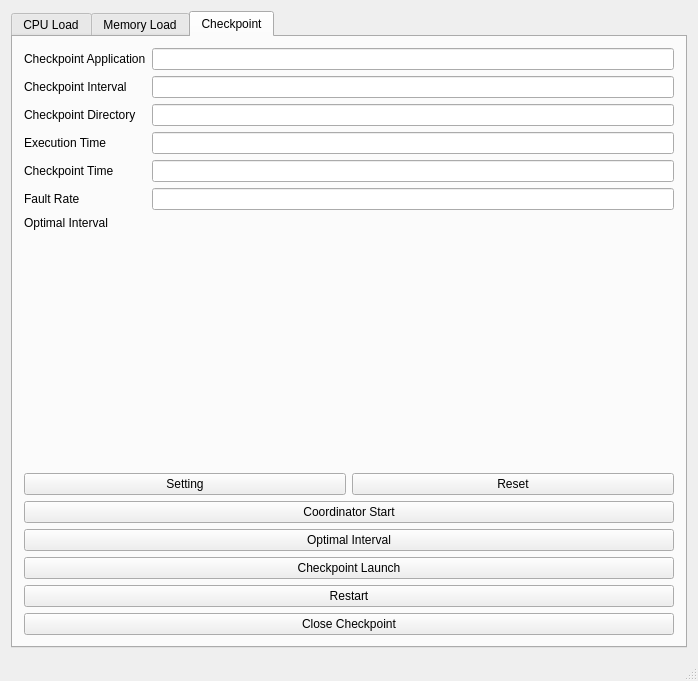
<?xml version="1.0" encoding="UTF-8"?>
<ui version="4.0">
 <class>MainWindow</class>
 <widget class="QMainWindow" name="MainWindow">
  <property name="geometry">
   <rect>
    <x>0</x>
    <y>0</y>
    <width>698</width>
    <height>681</height>
   </rect>
  </property>
  <property name="windowTitle">
   <string>MainWindow</string>
  </property>
  <widget class="QWidget" name="centralWidget">
   <layout class="QGridLayout" name="gridLayout">
    <item row="0" column="0">
     <widget class="QTabWidget" name="tabWidget">
      <property name="currentIndex">
       <number>2</number>
      </property>
      <widget class="QWidget" name="tab_0">
       <attribute name="title">
        <string>CPU Load</string>
       </attribute>
       <layout class="QGridLayout" name="gridLayout_3">
        <item row="0" column="0">
         <layout class="QGridLayout" name="gridLayout_2"/>
        </item>
       </layout>
      </widget>
      <widget class="QWidget" name="tab_1">
       <attribute name="title">
        <string>Memory Load</string>
       </attribute>
       <layout class="QGridLayout" name="gridLayout_5">
        <item row="0" column="0">
         <layout class="QGridLayout" name="gridLayout_4"/>
        </item>
       </layout>
      </widget>
      <widget class="QWidget" name="tab">
       <attribute name="title">
        <string>Checkpoint</string>
       </attribute>
       <layout class="QGridLayout" name="gridLayout_7">
        <property name="sizeConstraint">
         <enum>QLayout::SetNoConstraint</enum>
        </property>
        <item row="0" column="0">
         <layout class="QGridLayout" name="gridLayout_6">
          <item row="3" column="0">
           <widget class="QLabel" name="label_4">
            <property name="text">
             <string>Execution Time</string>
            </property>
           </widget>
          </item>
          <item row="1" column="0">
           <widget class="QLabel" name="label_2">
            <property name="text">
             <string>Checkpoint Interval</string>
            </property>
           </widget>
          </item>
          <item row="2" column="0">
           <widget class="QLabel" name="label_3">
            <property name="text">
             <string>Checkpoint Directory</string>
            </property>
           </widget>
          </item>
          <item row="0" column="0">
           <widget class="QLabel" name="label">
            <property name="text">
             <string>Checkpoint Application</string>
            </property>
           </widget>
          </item>
          <item row="5" column="0">
           <widget class="QLabel" name="label_6">
            <property name="text">
             <string>Fault Rate</string>
            </property>
           </widget>
          </item>
          <item row="4" column="0">
           <widget class="QLabel" name="label_5">
            <property name="text">
             <string>Checkpoint Time</string>
            </property>
           </widget>
          </item>
         </layout>
        </item>
        <item row="0" column="1">
         <layout class="QGridLayout" name="gridLayout_8">
          <item row="4" column="0">
           <widget class="QLineEdit" name="lineEdit_4"/>
          </item>
          <item row="3" column="0">
           <widget class="QLineEdit" name="lineEdit_3"/>
          </item>
          <item row="1" column="0">
           <widget class="QLineEdit" name="lineEdit"/>
          </item>
          <item row="5" column="0">
           <widget class="QLineEdit" name="lineEdit_5"/>
          </item>
          <item row="2" column="0">
           <widget class="QLineEdit" name="lineEdit_2"/>
          </item>
          <item row="6" column="0">
           <widget class="QLineEdit" name="lineEdit_6"/>
          </item>
         </layout>
        </item>
        <item row="2" column="0" colspan="2">
         <layout class="QGridLayout" name="gridLayout_9">
          <item row="5" column="0" colspan="2">
           <widget class="QPushButton" name="pushButton_5">
            <property name="text">
             <string>Checkpoint Launch</string>
            </property>
           </widget>
          </item>
          <item row="7" column="0" colspan="2">
           <widget class="QPushButton" name="pushButton_7">
            <property name="text">
             <string>Close Checkpoint</string>
            </property>
           </widget>
          </item>
          <item row="3" column="0" colspan="2">
           <widget class="QPushButton" name="pushButton_3">
            <property name="text">
             <string>Coordinator Start</string>
            </property>
           </widget>
          </item>
          <item row="1" column="0">
           <widget class="QPushButton" name="pushButton">
            <property name="text">
             <string>Setting</string>
            </property>
           </widget>
          </item>
          <item row="1" column="1">
           <widget class="QPushButton" name="pushButton_2">
            <property name="text">
             <string>Reset</string>
            </property>
           </widget>
          </item>
          <item row="4" column="0" colspan="2">
           <widget class="QPushButton" name="pushButton_4">
            <property name="text">
             <string>Optimal Interval</string>
            </property>
           </widget>
          </item>
          <item row="6" column="0" colspan="2">
           <widget class="QPushButton" name="pushButton_6">
            <property name="text">
             <string>Restart</string>
            </property>
           </widget>
          </item>
         </layout>
        </item>
        <item row="1" column="0" colspan="2">
         <layout class="QGridLayout" name="gridLayout_10">
          <item row="0" column="0" alignment="Qt::AlignTop">
           <widget class="QLabel" name="label_7">
            <property name="text">
             <string>Optimal Interval</string>
            </property>
           </widget>
          </item>
          <item row="0" column="1" alignment="Qt::AlignTop">
           <widget class="QLabel" name="label_8">
            <property name="text">
             <string/>
            </property>
           </widget>
          </item>
         </layout>
        </item>
       </layout>
      </widget>
     </widget>
    </item>
   </layout>
  </widget>
  <widget class="QMenuBar" name="menuBar">
   <property name="geometry">
    <rect>
     <x>0</x>
     <y>0</y>
     <width>698</width>
     <height>20</height>
    </rect>
   </property>
  </widget>
  <widget class="QStatusBar" name="statusBar"/>
 </widget>
 <layoutdefault spacing="6" margin="11"/>
 <resources/>
 <connections/>
</ui>
